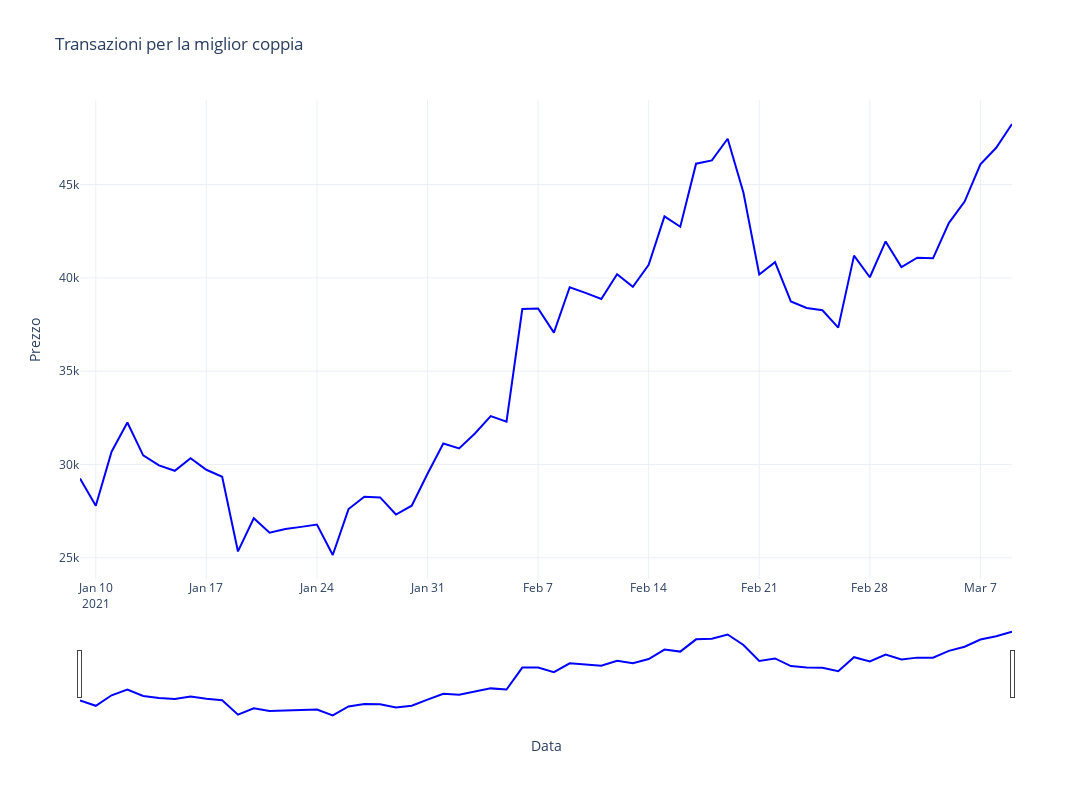

Source (notebook cell):
### Code cell
print("\Peggior coppia:")
print(f"Dataset: {worst_pair['dataset']}")
print(f"Parametri: {worst_pair['params']}")
print(f"Fattore di rendimento totale: {worst_pair['total_return_factor']}")
print(f"Punteggio: {worst_pair['score']}")

plot_transactions_plotly(
    dati_da_usare[worst_pair['dataset']],
    worst_pair['transactions'],
    "Transazioni per la miglior coppia"
)

print("\nElenco transazioni per la peggior coppia:")
worst_pair['transactions'][(worst_pair['transactions']['liquidità_spesa_o_guadagnata'] > 0)]
